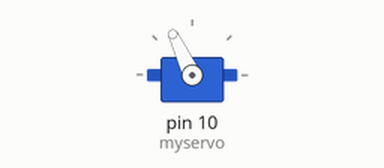
This sketch was run on a simulated Arduino Uno, built with avr-gcc and run on an emulated ATmega328P. Parts: servo.

Above: at 2.16 s.
At 2.76 s:
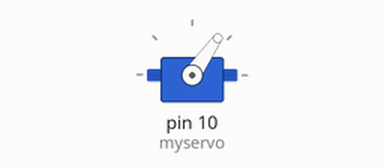
At 22.2 s:
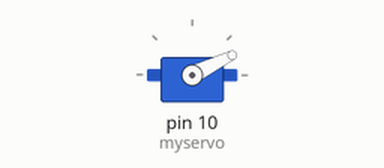
At 38.3 s:
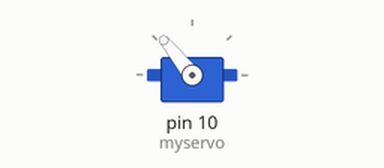
Timing chart, 0 to 39.8 s (numbered marks = the images above):
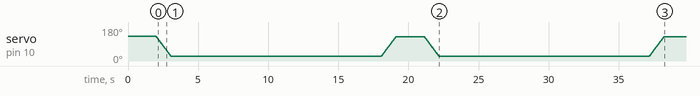

The sketch:

milk_dispense.ino
```cpp
//for matcha dispenser
#include <Servo.h>

Servo myservo;  // create servo object to control a servo
// twelve servo objects can be created on most boards

int pos = 0;    // variable to store the servo position

void setup() {
  myservo.attach(10);  // attaches the servo on pin 9 to the servo object
  myservo.write(130);
  delay(2000);
}

void loop() {
  //myservo.write(0);
  for(pos = 130; pos>25; pos--){
    myservo.write(pos);
    delay(10);
  }
  delay(15000);
  for(pos = 25; pos<130; pos++){
    myservo.write(pos);
    delay(10);
  }
  delay(2000);
}
```
